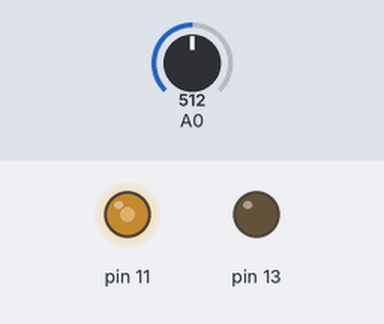
Bench run of a program on a simulated Arduino Uno, built with avr-gcc and run on an emulated ATmega328P. On the bench: output pins drawn as LEDs (lit = HIGH). Inputs (shaded band) come from the test bench; at power-on: A0 = 512.

Above: at 1.2 s.
1.3 s: A0 set to 245
At 2.6 s:
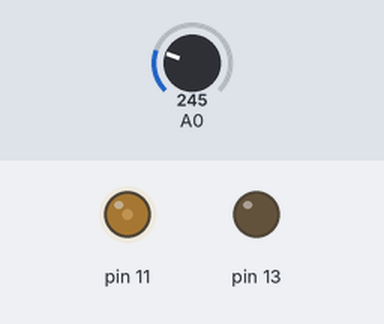
3.2 s: A0 set to 0
At 4.6 s:
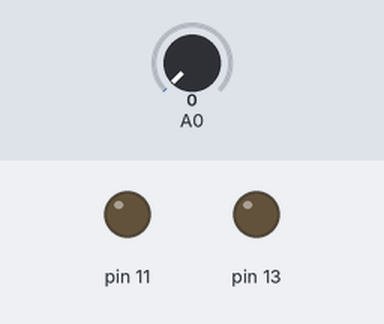
4.9 s: A0 set to 900
At 5.6 s:
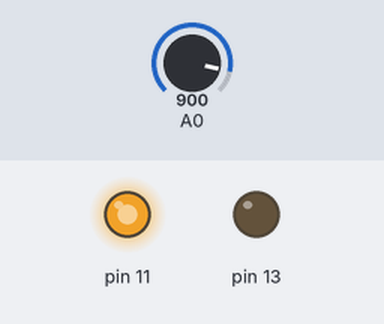
Timing chart, 0 to 7.9 s (numbered marks = the images above; inputs shaded):
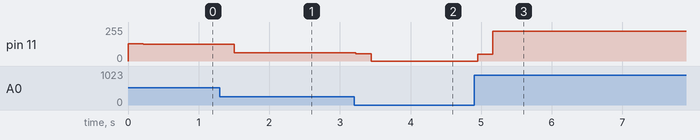

The program:

main.cpp
```cpp
#include <Arduino.h>
#include <math.h>

#define LEITURAS 2000

enum PINS{
  POTENCIOMETRO = A0,
  MOSFET =11,
  LED =13
};

/**
 * Divides a given PWM pin frequency by a divisor.
 *
 * The resulting frequency is equal to the base frequency divided by
 * the given divisor:
 *   - Base frequencies:
 *      o The base frequency for pins 3, 9, 10, and 11 is 31250 Hz.
 *      o The base frequency for pins 5 and 6 is 62500 Hz.
 *   - Divisors:
 *      o The divisors available on pins 5, 6, 9 and 10 are: 1, 8, 64,
 *        256, and 1024.
 *      o The divisors available on pins 3 and 11 are: 1, 8, 32, 64,
 *        128, 256, and 1024.
 *
 * PWM frequencies are tied together in pairs of pins. If one in a
 * pair is changed, the other is also changed to match:
 *   - Pins 5 and 6 are paired on timer0
 *   - Pins 9 and 10 are paired on timer1
 *   - Pins 3 and 11 are paired on timer2
 *
 * Note that this function will have side effects on anything else
 * that uses timers:
 *   - Changes on pins 3, 5, 6, or 11 may cause the delay() and
 *     millis() functions to stop working. Other timing-related
 *     functions may also be affected.
 *   - Changes on pins 9 or 10 will cause the Servo library to function
 *     incorrectly.
 *
 * Thanks to macegr of the Arduino forums for his documentation of the
 * PWM frequency divisors. His post can be viewed at:
 *   http://forum.arduino.cc/index.php?topic=16612#msg121031
 */
void setPwmFrequency(int pin, int divisor) {
  byte mode;
  if(pin == 5 || pin == 6 || pin == 9 || pin == 10) {
    switch(divisor) {
      case 1: mode = 0x01; break;
      case 8: mode = 0x02; break;
      case 64: mode = 0x03; break;
      case 256: mode = 0x04; break;
      case 1024: mode = 0x05; break;
      default: return;
    }
    if(pin == 5 || pin == 6) {
      TCCR0B = TCCR0B & 0b11111000 | mode;
    } else {
      TCCR1B = TCCR1B & 0b11111000 | mode;
    }
  } else if(pin == 3 || pin == 11) {
    switch(divisor) {
      case 1: mode = 0x01; break;
      case 8: mode = 0x02; break;
      case 32: mode = 0x03; break;
      case 64: mode = 0x04; break;
      case 128: mode = 0x05; break;
      case 256: mode = 0x06; break;
      case 1024: mode = 0x07; break;
      default: return;
    }
    TCCR2B = TCCR2B & 0b11111000 | mode;
  }
}

void setup() {
    // put your setup code here, to run once:
    // Serial.begin(115200);
    pinMode(PINS::LED,OUTPUT);
    pinMode(PINS::MOSFET,OUTPUT);
    pinMode(PINS::POTENCIOMETRO,INPUT);
    // setPwmFrequency(PINS::MOSFET, 1);
    analogWrite(PINS::MOSFET, 130);
}

void loop() {
    // put your main code here, to run repeatedly:
    uint32_t read=0;
    for(int i=0;i<LEITURAS;i++){
        read+=analogRead(PINS::POTENCIOMETRO);
    }
    uint32_t media = read/LEITURAS;
    // int linear = log10(media)/log10(1000) * 1023;
    int saida = map(media   ,0,1023,0,255);
    if(saida>255)saida=255;
    if(saida<0)saida=0;
    analogWrite(PINS::MOSFET, saida);
    // static int ultimo=0;
    // if(ultimo!=saida){
    //   ultimo=saida;
    //   Serial.println(ultimo);
    // }
delay(1);
}
```

Measured:
- after the input at 1.3 s, pin 11: 127/255 → 63/255 after 0.21 s, → 61/255 0.22 s later
- after the input at 3.2 s, pin 11: 61/255 → 53/255 at once, → 0/255 0.22 s later
- after the input at 4.9 s, pin 11: 0/255 → 51/255 after 0.05 s, → 224/255 0.22 s later
